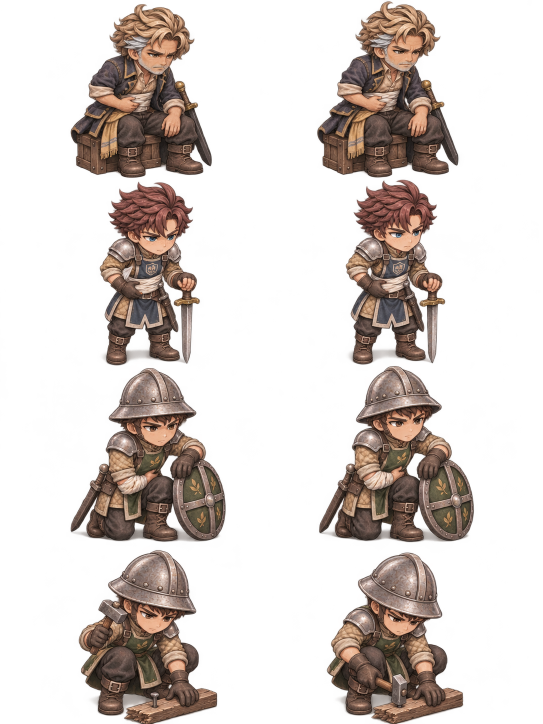
#> input picture src/assets/characters/defender-recovery/recovery-source.png, 1086 x 1448 px (shown at 1/2 size)
$ python build_defender_recovery.py
#> lines starting #> are read from the running program, lines starting #| are printed output that depends on the picture; after the words box and inside, x2 and y2 are one past the last pixel; in counts of white or black regions, pixels touching at a corner belong together
"""Pack source poses with a shared scale per two-frame animation."""
import json
from pathlib import Path
from PIL import Image

ROOT = Path(__file__).resolve().parents[1] / 'src/assets/characters/defender-recovery'

with Image.open(ROOT / 'recovery-source.png') as source:
#> source is the input picture: PIL image 1086x1448 RGBA; mean R, G, B, A 41, 31.6, 27.1, 75.8
    atlas = Image.new('RGBA', (768, 1280))
#> atlas: PIL image 768x1280 RGBA; every value is 0
    frames = []
    # Measured empty gaps separate the rows; equal quarters capture neighbouring boots.
    bands = [(0, 358), (358, 732), (732, 1092), (1092, 1448)]
    for row, name in enumerate(['ruan-rest', 'teon-sentry', 'soldier-rest', 'soldier-repair']):
        cells = []
        for col in range(2):
            top, bottom = bands[row]
            cell = source.crop((round(col * source.width / 2), top,
                                round((col + 1) * source.width / 2), bottom))
            alpha = cell.getchannel('A').point(lambda a: 255 if a >= 8 else 0)
            cells.append((cell, alpha, alpha.getbbox()))
        scale = 304 / max(b[3] - b[1] for _, _, b in cells)
        for col, (cell, alpha, bounds) in enumerate(cells):
            l, t, r, b = bounds
            soles = alpha.crop((0, b - 16, cell.width, b)).getbbox()
            foot_x = (soles[0] + soles[2]) / 2
            w, h = round((r - l) * scale), round((b - t) * scale)
            body = cell.crop(bounds).resize((w, h), Image.Resampling.LANCZOS)
            x, y = col * 384 + 4, row * 320 + 308 - h
            assert w < 376 and h <= 304
            atlas.paste(body, (x, y))
            frames.append(dict(name=f'{name}-{col}', x=x, y=y, w=w, h=h,
                               originX=(foot_x - l) / (r - l), originY=1))
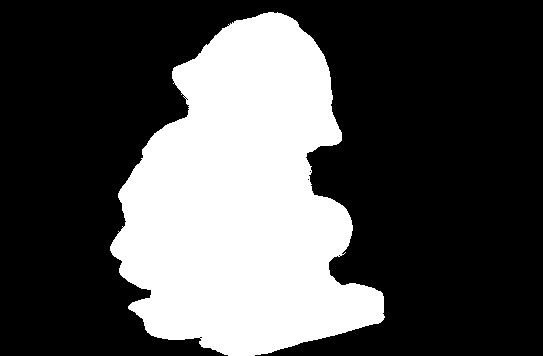
#> alpha: PIL image 543x356 L; 31.3% white; 1 white region, box (x1, y1, x2, y2) and area: (110, 12, 385, 356) 60527
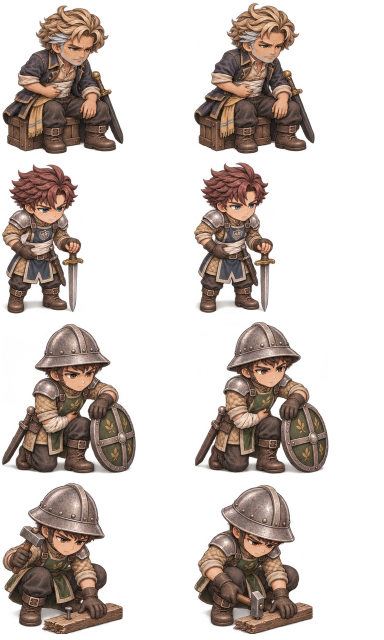
#> atlas: PIL image 768x1280 RGBA (shown at 1/2 size); mean R, G, B, A 46.9, 36.3, 31, 87.8; transparent parts drawn white
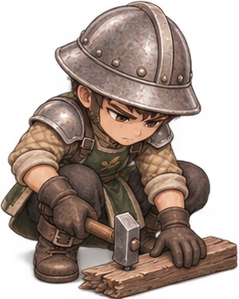
#> body: PIL image 239x299 RGBA; mean R, G, B, A 85.9, 66.7, 57.5, 155.8; transparent parts drawn white
#> after the loop, frames = 8 items
    atlas.save(ROOT / 'recovery.webp', quality=94, method=6)
    (ROOT / 'recovery-frames.json').write_text(json.dumps(dict(frames=frames), indent=2) + '\n')
